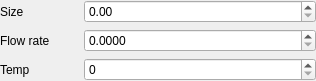
<?xml version="1.0" encoding="UTF-8"?>
<ui version="4.0">
 <class>GasSourceWidget</class>
 <widget class="QWidget" name="GasSourceWidget">
  <property name="geometry">
   <rect>
    <x>0</x>
    <y>0</y>
    <width>316</width>
    <height>76</height>
   </rect>
  </property>
  <property name="windowTitle">
   <string>Form</string>
  </property>
  <property name="locale">
   <locale language="English" country="UnitedStates"/>
  </property>
  <layout class="QVBoxLayout" name="verticalLayout">
   <property name="leftMargin">
    <number>0</number>
   </property>
   <property name="topMargin">
    <number>0</number>
   </property>
   <property name="rightMargin">
    <number>0</number>
   </property>
   <property name="bottomMargin">
    <number>0</number>
   </property>
   <item>
    <layout class="QHBoxLayout" name="sizeLayout">
     <item>
      <widget class="QLabel" name="sizeLabel">
       <property name="sizePolicy">
        <sizepolicy hsizetype="Preferred" vsizetype="Preferred">
         <horstretch>1</horstretch>
         <verstretch>0</verstretch>
        </sizepolicy>
       </property>
       <property name="text">
        <string>Size</string>
       </property>
      </widget>
     </item>
     <item>
      <widget class="QDoubleSpinBox" name="sizeSpin">
       <property name="sizePolicy">
        <sizepolicy hsizetype="Minimum" vsizetype="Fixed">
         <horstretch>3</horstretch>
         <verstretch>0</verstretch>
        </sizepolicy>
       </property>
       <property name="singleStep">
        <double>0.100000000000000</double>
       </property>
      </widget>
     </item>
    </layout>
   </item>
   <item>
    <layout class="QHBoxLayout" name="flowRateLayout">
     <item>
      <widget class="QLabel" name="flowRateLabel">
       <property name="sizePolicy">
        <sizepolicy hsizetype="Preferred" vsizetype="Preferred">
         <horstretch>1</horstretch>
         <verstretch>0</verstretch>
        </sizepolicy>
       </property>
       <property name="text">
        <string>Flow rate</string>
       </property>
       <property name="wordWrap">
        <bool>true</bool>
       </property>
      </widget>
     </item>
     <item>
      <widget class="QDoubleSpinBox" name="flowRateSpin">
       <property name="sizePolicy">
        <sizepolicy hsizetype="Minimum" vsizetype="Fixed">
         <horstretch>3</horstretch>
         <verstretch>0</verstretch>
        </sizepolicy>
       </property>
       <property name="decimals">
        <number>4</number>
       </property>
       <property name="singleStep">
        <double>0.010000000000000</double>
       </property>
      </widget>
     </item>
    </layout>
   </item>
   <item>
    <layout class="QHBoxLayout" name="temperatureLayout">
     <item>
      <widget class="QLabel" name="temperatureLabel">
       <property name="sizePolicy">
        <sizepolicy hsizetype="Preferred" vsizetype="Preferred">
         <horstretch>1</horstretch>
         <verstretch>0</verstretch>
        </sizepolicy>
       </property>
       <property name="text">
        <string>Temp</string>
       </property>
      </widget>
     </item>
     <item>
      <widget class="QDoubleSpinBox" name="temperatureSpin">
       <property name="sizePolicy">
        <sizepolicy hsizetype="Minimum" vsizetype="Fixed">
         <horstretch>3</horstretch>
         <verstretch>0</verstretch>
        </sizepolicy>
       </property>
       <property name="decimals">
        <number>0</number>
       </property>
       <property name="maximum">
        <double>10000.000000000000000</double>
       </property>
       <property name="singleStep">
        <double>10.000000000000000</double>
       </property>
      </widget>
     </item>
    </layout>
   </item>
  </layout>
 </widget>
 <resources/>
 <connections/>
</ui>
